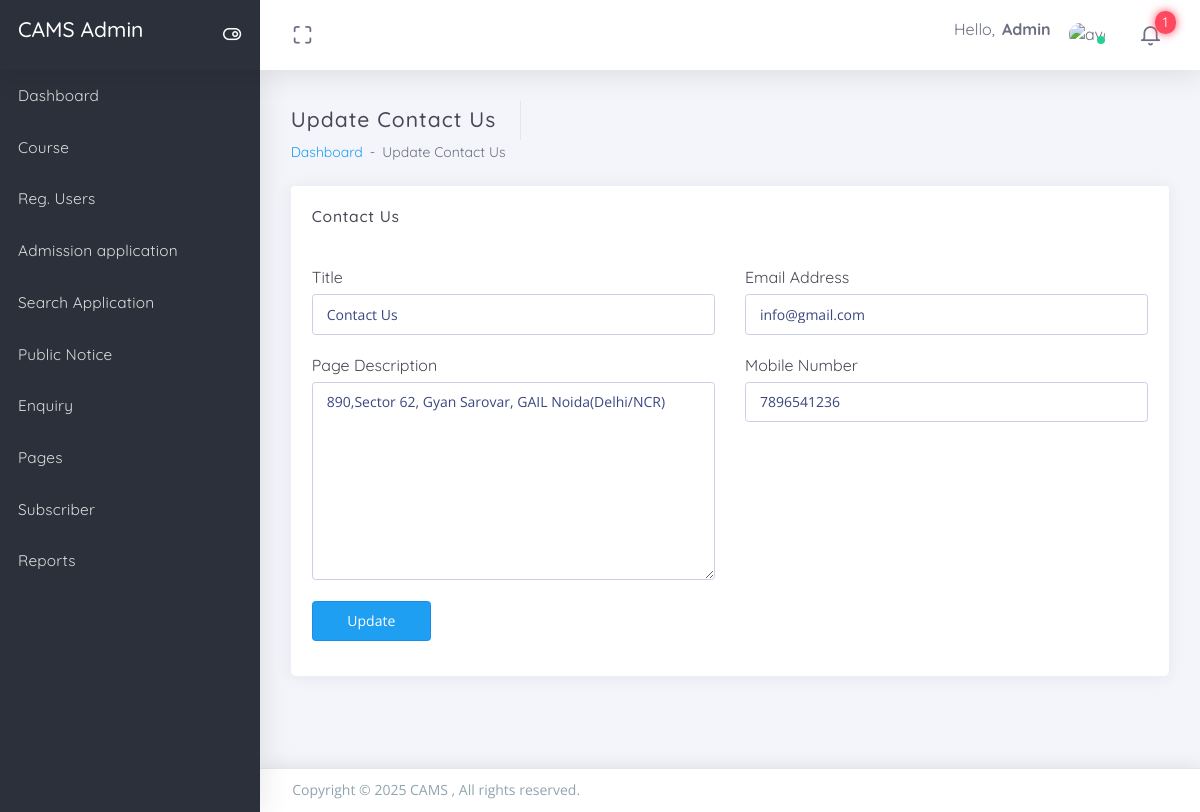
Screenshot of /uams/admin/contactus.php (signed in) with the database file from the repository.
### tables this page shows
CREATE TABLE `tblpage` (
  `ID` int(10) NOT NULL,
  `PageType` varchar(200) DEFAULT NULL,
  `PageTitle` mediumtext DEFAULT NULL,
  `PageDescription` mediumtext DEFAULT NULL,
  `Email` varchar(200) DEFAULT NULL,
  `MobileNumber` bigint(10) DEFAULT NULL,
  `UpdationDate` date DEFAULT NULL,
  `Timing` varchar(200) NOT NULL
);

### uams/admin/contactus.php (the view, shortened to what this page needs)
<?php
include('includes/dbconnection.php');
if (strlen($_SESSION['aid']==0)) {
  header('location:logout.php');
  } else{
  ?>
  <!DOCTYPE html>
<html class="loading" lang="en" data-textdirection="ltr">
<head>
  <link href="https://maxcdn.icons8.com/fonts/line-awesome/1.1/css/line-awesome.min.css"
  rel="stylesheet">
</head>
<body class="vertical-layout vertical-menu-modern 2-columns   menu-expanded fixed-navbar"
data-open="click" data-menu="vertical-menu-modern" data-col="2-columns">
<?php include('includes/header.php');?>
<?php include('includes/leftbar.php');?>
  <div class="app-content content">
    <div class="content-wrapper">
      <div class="content-header row">
        <div class="content-header-left col-md-6 col-12 mb-2 breadcrumb-new">
          <h3 class="content-header-title mb-0 d-inline-block">
           Update Contact Us
          </h3>
          <div class="row breadcrumbs-top d-inline-block">
            <div class="breadcrumb-wrapper col-12">
              <ol class="breadcrumb">
               <li class="breadcrumb-item"><a href="dashboard.php">Dashboard</a>
                </li>
                <li class="breadcrumb-item active">Update Contact Us
                </li>
              </ol>
            </div>
          </div>
        </div>
      </div>
      <div class="content-body">
<form name="course" method="post" >
        <section class="formatter" id="formatter">
          <div class="row">
            <div class="col-12">
              <div class="card">
                <div class="card-header">
                  <h4 class="card-title">Contact Us</h4>
                </div>
                <div class="card-content">
   <?php
$ret=mysqli_query($con,"select * from  tblpage where PageType='contactus'");
while ($row=mysqli_fetch_array($ret)) {
?>              <div class="card-body">
  <div class="row">
                      <div class="col-xl-6 col-lg-12">
                        <fieldset>
                          <h5>Title
                          </h5>
                          <div class="form-group">
  <input class="form-control white_bg" id="pagetitle" type="text" name="pagetitle" value="<?php  echo $row['PageTitle'];?>">
                          </div>
                        </fieldset>
                         <fieldset>
                          <h5>Page Description
                          </h5>
                          <div class="form-group">
  <textarea  name="pagedes" class="form-control white_bg" required='true' cols="14" rows="10"><?php  echo $row['PageDescription'];?></textarea>
                          </div>
                        </fieldset>
                      </div>
<div class="col-xl-6 col-lg-12">
                        <fieldset>
                          <h5>Email Address
                          </h5>
                          <div class="form-group">
 <input type="email" class="form-control white_bg" name="email" value="<?php  echo $row['Email'];?>" required='true'>
                          </div>
                        </fieldset>
                         <fieldset>
                          <h5>Mobile Number
                          </h5>
                          <div class="form-group">
  <input type="text" class="form-control white_bg" name="mobnum" value="<?php  echo $row['MobileNumber'];?>" required='true' maxlength="10" pattern='[0-9]+'>
                          </div>
                        </fieldset>
                      </div>
                    </div>
<?php } ?>
<div class="row">
<div class="col-xl-6 col-lg-12">
<button type="submit" name="submit" class="btn btn-info btn-min-width mr-1 mb-1">Update</button>
</div>
</div>
 </div>
                </div>
              </div>
            </div>
          </div>
        </section>
      </form>
      </div>
    </div>
  </div>
<?php include('includes/footer.php');?>
</body>
</html>
<?php }  ?>

### uams/admin/includes/header.php (shortened to what this page needs)
  <link rel="stylesheet" type="text/css" href="../app-assets/css/vendors.css">
  <link rel="stylesheet" type="text/css" href="../app-assets/css/app.css">
  <link rel="stylesheet" type="text/css" href="../app-assets/css/core/menu/menu-types/vertical-menu-modern.css">
  <link rel="stylesheet" type="text/css" href="../app-assets/css/core/colors/palette-gradient.css">
  <link rel="stylesheet" type="text/css" href="../app-assets/css/plugins/forms/extended/form-extended.css">
<nav class="header-navbar navbar-expand-md navbar navbar-with-menu navbar-without-dd-arrow fixed-top navbar-semi-dark navbar-shadow">
    <div class="navbar-wrapper">
      <div class="navbar-header">
        <ul class="nav navbar-nav flex-row">
          <li class="nav-item mr-auto">
            <a class="navbar-brand" href="dashboard.php">
              <h3 class="brand-text">CAMS Admin</h3>
            </a>
          </li>
          <li class="nav-item d-none d-md-block float-right"><a class="nav-link modern-nav-toggle pr-0" data-toggle="collapse"><i class="toggle-icon ft-toggle-right font-medium-3 white" data-ticon="ft-toggle-right"></i></a></li>
        </ul>
      </div>
      <div class="navbar-container content">
        <div class="collapse navbar-collapse" id="navbar-mobile">
          <ul class="nav navbar-nav mr-auto float-left">
            <li class="nav-item d-none d-md-block"><a class="nav-link nav-link-expand" href="#"><i class="ficon ft-maximize"></i></a></li>
          </ul>
          <ul class="nav navbar-nav float-right">
            <li class="dropdown dropdown-user nav-item">
              <a class="dropdown-toggle nav-link dropdown-user-link" href="#" data-toggle="dropdown">
                <span class="mr-1">Hello,
                  <?php
$admid=$_SESSION['aid'];
$ret=mysqli_query($con,"select AdminName from tbladmin where ID='$admid'");
$row=mysqli_fetch_array($ret);
$name=$row['AdminName'];
?>
                  <span class="user-name text-bold-700" ><?php echo $name; ?></span>
                </span>
                <span class="avatar avatar-online">
                  <img src="app-assets/images/user.png" alt="avatar"><i></i></span>
              </a>
            </li>
<?php $qury=mysqli_query($con,"SELECT  tbladmapplications.ID as appid,tbluser.FirstName,tbladmapplications.CourseApplieddate from tbladmapplications join tbluser on tbluser.ID=tbladmapplications.UserId where tbladmapplications.AdminStatus is null");
$num=mysqli_num_rows($qury);
?>
 <li class="dropdown dropdown-notification nav-item">
              <a class="nav-link nav-link-label" href="#" data-toggle="dropdown"><i class="ficon ft-bell"></i>
                <span class="badge badge-pill badge-default badge-danger badge-default badge-up badge-glow">
                  <?php echo $num;?></span>
              </a>
            </li>
          </ul>
        </div>
      </div>
    </div>
  </nav>

### uams/app-assets/css/core/menu/menu-types/vertical-menu-modern.css (style rules this page uses)
body.vertical-layout.vertical-menu-modern .navbar .navbar-brand { white-space: nowrap; }
body.vertical-layout.vertical-menu-modern.menu-expanded .navbar .navbar-header { float: left; width: 260px; }
body.vertical-layout.vertical-menu-modern.menu-expanded .navbar .navbar-container { margin-left: 260px; }
body.vertical-layout.vertical-menu-modern.menu-expanded .navbar .navbar-brand .brand-text { animation: 0.3s cubic-bezier(0.25, 0.8, 0.25, 1) 0s normal forwards 1 fadein; }
body.vertical-layout.vertical-menu-modern.menu-expanded .content, body.vertical-layout.vertical-menu-modern.menu-expanded .footer { margin-left: 260px; }

### rows the page displays
tblpage: pagetitle "Contact Us", pagedes "890,Sector 62, Gyan Sarovar, GAIL Noida(Delhi/NCR)", email "info@gmail.com", mobnum "7896541236"

### other values shown
$name "Admin"
$num "1"
